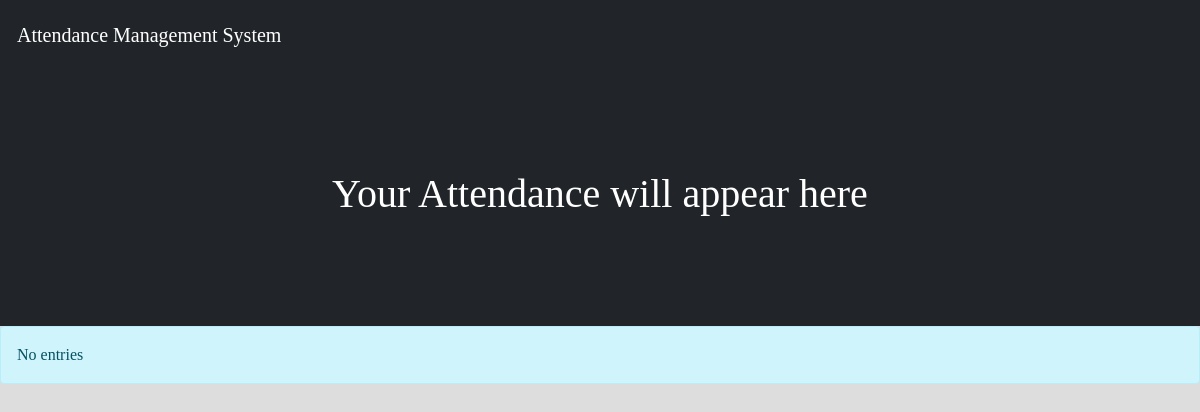
/student/check-attendance.php (signed in), run on an earlier commit of the app's database.
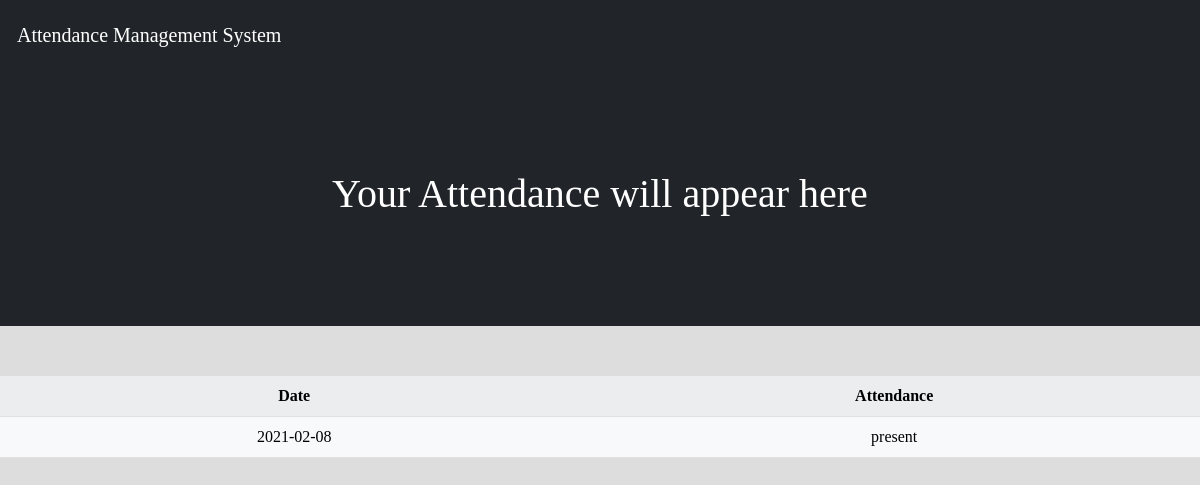
And on a later commit of the database.
### tables this page shows
CREATE TABLE `daily_attendance` (
  `date` date NOT NULL,
  `sid` varchar(20) NOT NULL,
  `attendance` varchar(10) NOT NULL
);

### student/check-attendance.php (the view, shortened to what this page needs)
<?php
    include '..\partials\_dbconnect.php';
    include '..\partials\_navbar.php';
?>
<!DOCTYPE html>
<html lang="en">
<head>
</head>
<body>
    <div class="header">
       <h1 class="text-center">Your Attendance will appear here</h1>
    </div>
</body>
</html>
<?php
    if(isset($_SESSION)){
        $id = $_SESSION['username'];
        $sql = " SELECT * FROM `daily_attendance` WHERE `sid`='$id' ";
        $result = $conn->query($sql);
            if ($result->num_rows > 0) {
                echo "<table class='table table-light table-striped'><tr><th> Date</th> <th>Attendance</th></tr>";
                while($row = $result->fetch_assoc()) {
                echo "<tr><td>".$row['date']."</td> <td>".$row['attendance']."</td></tr>";
            }
            } else {
            echo "<div class='alert alert-info' role='alert'>No entries</div>";
            }
    }
?>

### partials/_navbar.php (shortened to what this page needs)
<!DOCTYPE html>
<html lang="en">
<head>
    <link href="https://cdn.jsdelivr.net/npm/bootstrap@5.0.0-beta1/dist/css/bootstrap.min.css" rel="stylesheet">
</head>
<body>
<nav class="navbar navbar-dark bg-dark">
    <div class="container-fluid">
    <div class="navbar-header">
      <a class="navbar-brand" href="#">Attendance Management System</a>
    </div>
</nav>
</body>
</html>

### partials/_navbar.php (style rules this page uses)
a { text-decoration:none; color:black; padding:20px 5px; }
* { font-family:initial; }
.navbar { padding:20px 0; }

### student/check-attendance.php (style rules this page uses)
body { background-color: #ddd; }
.header { margin:0; padding:100px; background-color:#212529; color:white; width:100%; }
table { margin-top: 50px; text-align:center; }

What changed in the data, as far as the page shows it:
added daily_attendance: date "2021-02-08", attendance "present"
Also different on the page:
text no longer shown: "No entries"
text now shown: "Date Attendance"
